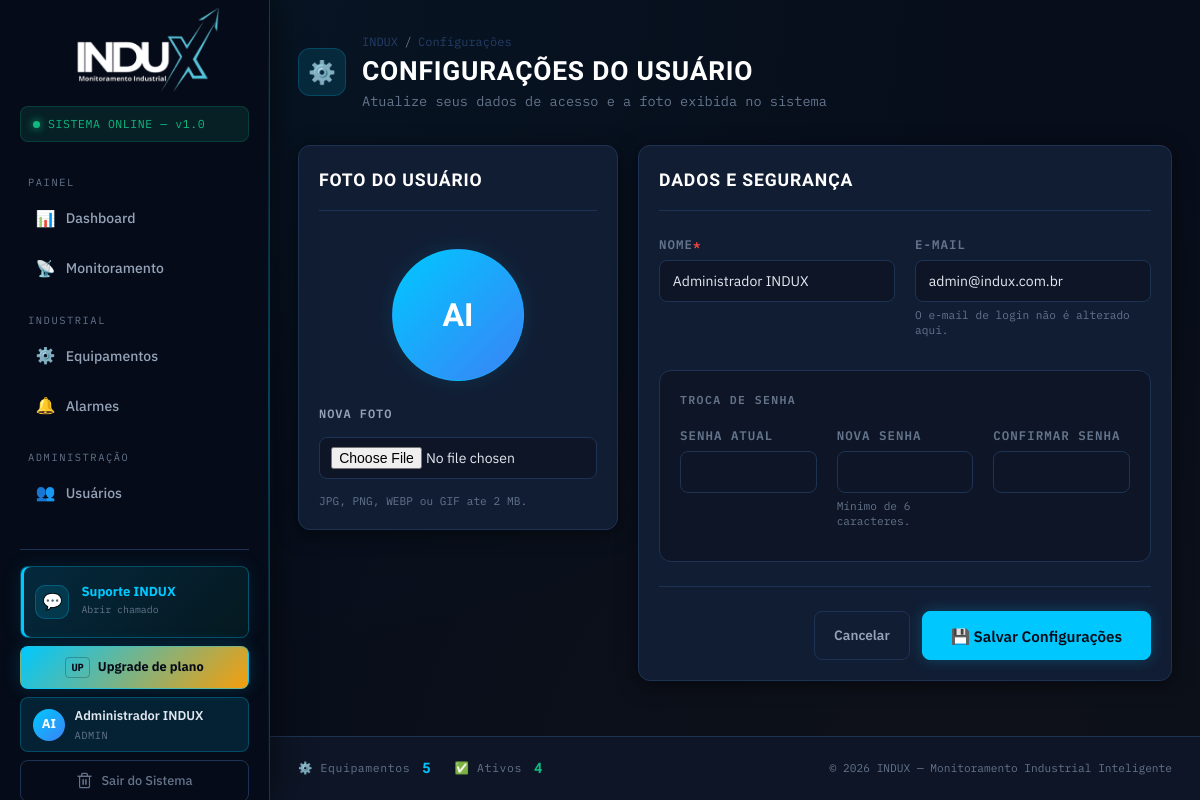
The app's page /PHP/configuracoes.php (signed in) with its own data.
### tables this page shows
CREATE TABLE `usuarios` (
  `id` int(10) UNSIGNED NOT NULL,
  `nome` varchar(150) NOT NULL,
  `email` varchar(200) NOT NULL,
  `senha` varchar(255) NOT NULL,
  `perfil` enum('admin','funcionario') NOT NULL DEFAULT 'funcionario',
  `foto` varchar(255) DEFAULT NULL,
  `ativo` tinyint(1) NOT NULL DEFAULT 1,
  `ultimo_acesso` datetime DEFAULT NULL,
  `criado_em` datetime NOT NULL DEFAULT current_timestamp(),
  `is_operador` tinyint(1) DEFAULT 0,
  `perm_criar_equip` tinyint(1) DEFAULT 0,
  `perm_editar_equip` tinyint(1) DEFAULT 0,
  `perm_resolver_alarme` tinyint(1) DEFAULT 0,
  `tipo_plano` enum('starter','pro','enterprise') DEFAULT NULL
);

### PHP/db.php (called while the page is built, shortened)
<?php
function getDB(): PDO {
    static $pdo = null;
    if ($pdo === null) {
        $dsn = sprintf('mysql:host=%s;dbname=%s;charset=%s', DB_HOST, DB_NAME, DB_CHARSET);
        $options = [
            PDO::ATTR_ERRMODE            => PDO::ERRMODE_EXCEPTION,
            PDO::ATTR_DEFAULT_FETCH_MODE => PDO::FETCH_ASSOC,
            PDO::ATTR_EMULATE_PREPARES   => false,
        ];
        try {
            $pdo = new PDO($dsn, DB_USER, DB_PASS, $options);
        } catch (PDOException $e) {
            die('<div style="font-family:monospace;background:#1a0000;color:#ff4444;padding:2rem;border-radius:8px;margin:2rem">
                <strong>❌ ERRO DE CONEXÃO COM O BANCO DE DADOS</strong><br><br>
                Verifique as configurações em <code>db.php</code>:<br>
                HOST: ' . DB_HOST . '<br>BANCO: ' . DB_NAME . '<br>USUÁRIO: ' . DB_USER . '<br><br>
                Detalhes: ' . htmlspecialchars($e->getMessage()) . '
            </div>');
        }
    }
    return $pdo;
}
function dbBuscarUsuario(int $id): ?array {
    try {
        $consultaUsuario = getDB()->prepare('SELECT * FROM usuarios WHERE id = ?');
        $consultaUsuario->execute([$id]);
        $usuario = $consultaUsuario->fetch() ?: null;
        if ($usuario) {
            $usuario['perfil'] = ($usuario['perfil'] ?? '') === 'admin' ? 'admin' : 'funcionario';
        }
        return $usuario;
    } catch (Throwable $e) { return null; }
}

### PHP/init.php (called while the page is built, shortened)
<?php
function inicialNome(string $nome): string {
    $partesNome = explode(' ', trim($nome));
    $iniciais = strtoupper(substr($partesNome[0], 0, 1));
    if (count($partesNome) > 1) $iniciais .= strtoupper(substr(end($partesNome), 0, 1));
    return $iniciais;
}

### PHP/configuracoes.php (the view, shortened to what this page needs)
<?php
require_once 'init.php';
require_once 'db.php';
function garantirColunaFotoUsuario(PDO $db): bool {
    try {
        $consulta = $db->prepare(
            "SELECT COUNT(*)
               FROM INFORMATION_SCHEMA.COLUMNS
              WHERE TABLE_SCHEMA = DATABASE()
                AND TABLE_NAME = 'usuarios'
                AND COLUMN_NAME = 'foto'"
        );
        $consulta->execute();
        return true;
    } catch (Throwable $e) {
        return false;
    }
}
$usuarioId = (int)($_SESSION['usuario_id'] ?? 0);
try {
    $db = getDB();
    $fotoColunaDisponivel = garantirColunaFotoUsuario($db);
} catch (Throwable $e) {
    $db = null;
}
$usuario = $usuarioId ? dbBuscarUsuario($usuarioId) : null;
$fotoUsuario = $usuario['foto'] ?? ($_SESSION['usuario_foto'] ?? '');
?>
<!DOCTYPE html>
<html lang="pt-BR">
<head>
  <link rel="stylesheet" href="../CSS/styles.css">
</head>
<body>
  <?php require_once 'header.php'; ?>
  <main class="site-main">
    <div class="page-header">
      <div class="page-header-left">
        <div class="page-icon">⚙️</div>
        <div>
          <div class="breadcrumb"><span>INDUX</span> / <span>Configurações</span></div>
          <h1 class="page-title">Configurações do Usuário</h1>
          <p class="page-subtitle">Atualize seus dados de acesso e a foto exibida no sistema</p>
        </div>
      </div>
    </div>
    <form method="POST" action="configuracoes.php" enctype="multipart/form-data" class="settings-form">
      <div class="settings-layout">
        <div class="form-card settings-photo-card">
          <div class="form-title">Foto do Usuário</div>
          <div class="profile-photo-preview">
            <?php if ($fotoUsuario): ?>
              <img src="<?php echo htmlspecialchars($fotoUsuario); ?>" alt="<?php echo htmlspecialchars($usuario['nome'] ?? 'Usuário'); ?>">
            <?php else: ?>
              <span><?php echo inicialNome($usuario['nome'] ?? 'U'); ?></span>
            <?php endif; ?>
          </div>
          <label class="form-label" for="foto">Nova foto</label>
          <input type="file" id="foto" name="foto" class="form-control profile-file-input" accept="image/png,image/jpeg,image/webp,image/gif">
          <span class="form-hint">JPG, PNG, WEBP ou GIF ate 2 MB.</span>
        </div>
        <div class="form-card settings-data-card">
          <div class="form-title">Dados e Segurança</div>
          <div class="form-grid form-grid--settings">
            <div class="form-group">
              <label class="form-label" for="nome">Nome <span style="color:var(--red)">*</span></label>
              <input type="text" id="nome" name="nome" class="form-control" required maxlength="150" value="<?php echo htmlspecialchars($usuario['nome'] ?? ''); ?>">
              <span class="form-hint">&nbsp;</span>
            </div>
            <div class="form-group">
              <label class="form-label" for="email">E-mail</label>
              <input type="email" id="email" class="form-control" value="<?php echo htmlspecialchars($usuario['email'] ?? ''); ?>" disabled>
              <span class="form-hint">O e-mail de login não é alterado aqui.</span>
            </div>
          </div>
          <div class="form-section">
            <div class="form-section-title">Troca de Senha</div>
            <div class="form-grid form-grid--password">
              <div class="form-group">
                <label class="form-label" for="senha_atual">Senha atual</label>
                <input type="password" id="senha_atual" name="senha_atual" class="form-control" autocomplete="current-password">
                <span class="form-hint">&nbsp;</span>
              </div>
              <div class="form-group">
                <label class="form-label" for="nova_senha">Nova senha</label>
                <input type="password" id="nova_senha" name="nova_senha" class="form-control" minlength="6" autocomplete="new-password">
                <span class="form-hint">Mínimo de 6 caracteres.</span>
              </div>
              <div class="form-group">
                <label class="form-label" for="confirmar_senha">Confirmar senha</label>
                <input type="password" id="confirmar_senha" name="confirmar_senha" class="form-control" minlength="6" autocomplete="new-password">
                <span class="form-hint">&nbsp;</span>
              </div>
            </div>
          </div>
          <div class="form-actions">
            <a href="dashboard.php" class="btn btn--ghost">Cancelar</a>
            <button type="submit" class="btn btn--primary btn--lg">💾 Salvar Configurações</button>
          </div>
        </div>
      </div>
    </form>
  </main>
  <?php require_once 'footer.php'; ?>
</body>
</html>

### records on screen
usuarios: nome "AI", nome "Administrador INDUX", email "admin@indux.com.br"

### other values on screen
inicialNome($_SESSION['usuario_nome'] ?? 'U') "AI"
$_SESSION['usuario_nome'] "Administrador INDUX"
$_SESSION['perfil'] "ADMIN"
$totalEquipamentos "5"
$totalAtivos "4"
EMPRESA_ANO "2026"
SISTEMA_NOME "INDUX"
SISTEMA_TAGLINE "Monitoramento Industrial Inteligente"
